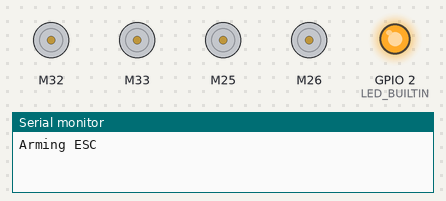
Bench run of a sketch on a simulated ESP32. Parts: 4 × DC motor (green arrow = forward, orange = backward, longer = faster), output pins drawn as LEDs (lit = HIGH), the last lines printed to the serial monitor.

Above: at 1.1 s.
At 3.1 s:
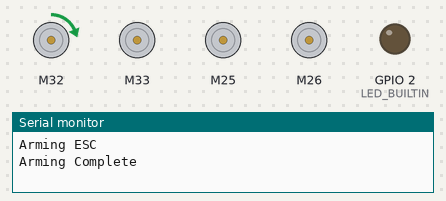
Timing chart, 0 to 4.6 s (numbered marks = the images above):
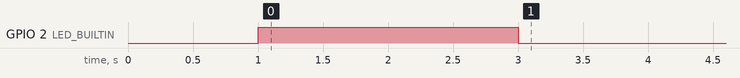

The sketch:

ESC_Control.ino
```cpp
// Import libraries
#include <ESP32PWM.h> // ESP32Servo library installed by Library Manager
#include "ESC.h" // RC_ESP library installed by Library Manager

// Define Pins
#define ESC_PIN0 32 // connected to ESC 0 control wire
#define ESC_PIN1 33 // connected to ESC 1 control wire
#define ESC_PIN2 25 // connected to ESC 2 control wire
#define ESC_PIN3 26 // connected to ESC 3 control wire

// Define constants
#define MIN_SPEED 1074
#define MAX_SPEED 1240 // test value for initial testing 1240

// Define variable and objects
ESC myESC0 (ESC_PIN0, 1000, 2000, 500);
ESC myESC1 (ESC_PIN1, 1000, 2000, 500);
ESC myESC2 (ESC_PIN2, 1000, 2000, 500);
ESC myESC3 (ESC_PIN3, 1000, 2000, 500);

int ThrottleVal = 0;

void setup() {
  Serial.begin(9600);
  delay(1000);
  // Initialize the ESC and LED
  pinMode(ESC_PIN0, OUTPUT);
  pinMode(ESC_PIN1, OUTPUT);
  pinMode(ESC_PIN2, OUTPUT);
  pinMode(ESC_PIN3, OUTPUT);
  pinMode(LED_BUILTIN, OUTPUT);

  // Arm the ESCs
  digitalWrite(LED_BUILTIN, HIGH); // set led to on to indicate arming
  Serial.println("Arming ESC");
  myESC0.arm(); // Send the Arm command to ESC 0
  myESC1.arm(); // Send the Arm command to ESC 1
  myESC2.arm(); // Send the Arm command to ESC 2
  myESC3.arm(); // Send the Arm command to ESC 3
  delay(2000); // Wait a while
  Serial.println("Arming Complete");
  digitalWrite(LED_BUILTIN, LOW); // led off to indicate arming completed
}

void loop() {
  ThrottleVal = 1000; //value between 999 and 2000
  ThrottleVal = map(ThrottleVal, 999, 2000, MIN_SPEED, MAX_SPEED); // scale throttle reading to valid speed range
  myESC0.speed(ThrottleVal); // sets the ESC speed
  delay(100);
}
```
